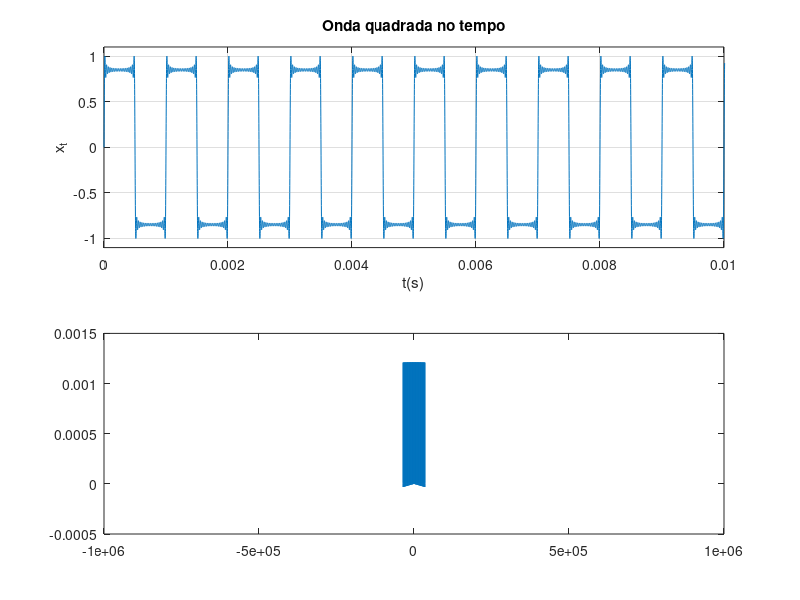

The MATLAB source for this figure: (Note: this script raises an error after producing the figure.)
clc; close all; clear all;

N = 35;                         % Número de harmônicos a serem usados para aproximar a onda quadrada
f = 1_000;                       % Frequência do sinal
T = 1/f;                        % Período do sinal        
fs = 40 * (f*N);
ts = 1/fs;                      % Intervalo de amostragem
t = 0 : ts : 1;               % Vetor de tempo de 0 até 5 períodos do sinal com passo de amostragem ts
phi = 0;                        % Fase do sinal (0 radianos)
A = 1;                          % Amplitude do sinal

x_t = zeros(size(t));           % Inicializa o vetor x_t com zeros, com o mesmo tamanho do vetor t

% Calcula a soma das componentes harmônicas ímpares para formar a onda quadrada
for n = 1:2:N                   % Loop para somar as componentes harmônicas ímpares (1, 3, 5, ..., N)
   x_t += A*(4/(pi*n))*sin(2*pi*n*f*t); % Adiciona a n-ésima componente harmônica ao vetor x_t
end

x_t = x_t / max(abs(x_t));     % Normaliza o vetor x_t para que o valor máximo absoluto seja 1

figure                         % Cria uma nova figura para o gráfico

subplot(2,1,1);
plot(t, x_t);                  % Plota o vetor x_t em função do tempo t
ylim([-1.1 +1.1]);             % Define os limites do eixo y para o gráfico
xlim([0 10*T]);                 % Define os limites do eixo x para o gráfico (5 períodos do sinal)
ylabel('x_t');                 % Adiciona rótulo ao eixo y
xlabel('t(s)');                % Adiciona rótulo ao eixo x
title('Onda quadrada no tempo');        % Adiciona título ao gráfico
grid on;                       % Adiciona uma grade ao gráfico

X_f = fft(x_t) / length(x_t);  % Calcula a Transformada de Fourier do sinal x_t e normaliza pelo comprimento do vetor x_t
X_f = fftshift(X_f);           % Move o zero da frequência para o centro do espectro de frequência

df = length(t) / (fs+1);           % Calcula a resolução em frequência
f = -fs/2 : df : fs/2;         % Cria o vetor de frequências do espectro

subplot(2,1,2);
plot(f, X_f);                  % Plota o vetor x_t em função do tempo t
xlim([-(N*f) N*f]);                 % Define os limites do eixo x para o gráfico (5 períodos do sinal)
ylabel('x_t');                 % Adiciona rótulo ao eixo y
xlabel('t(s)');                % Adiciona rótulo ao eixo x
title('Onda quadrada no tempo');        % Adiciona título ao gráfico
grid on;                       % Adiciona uma grade ao gráfico

